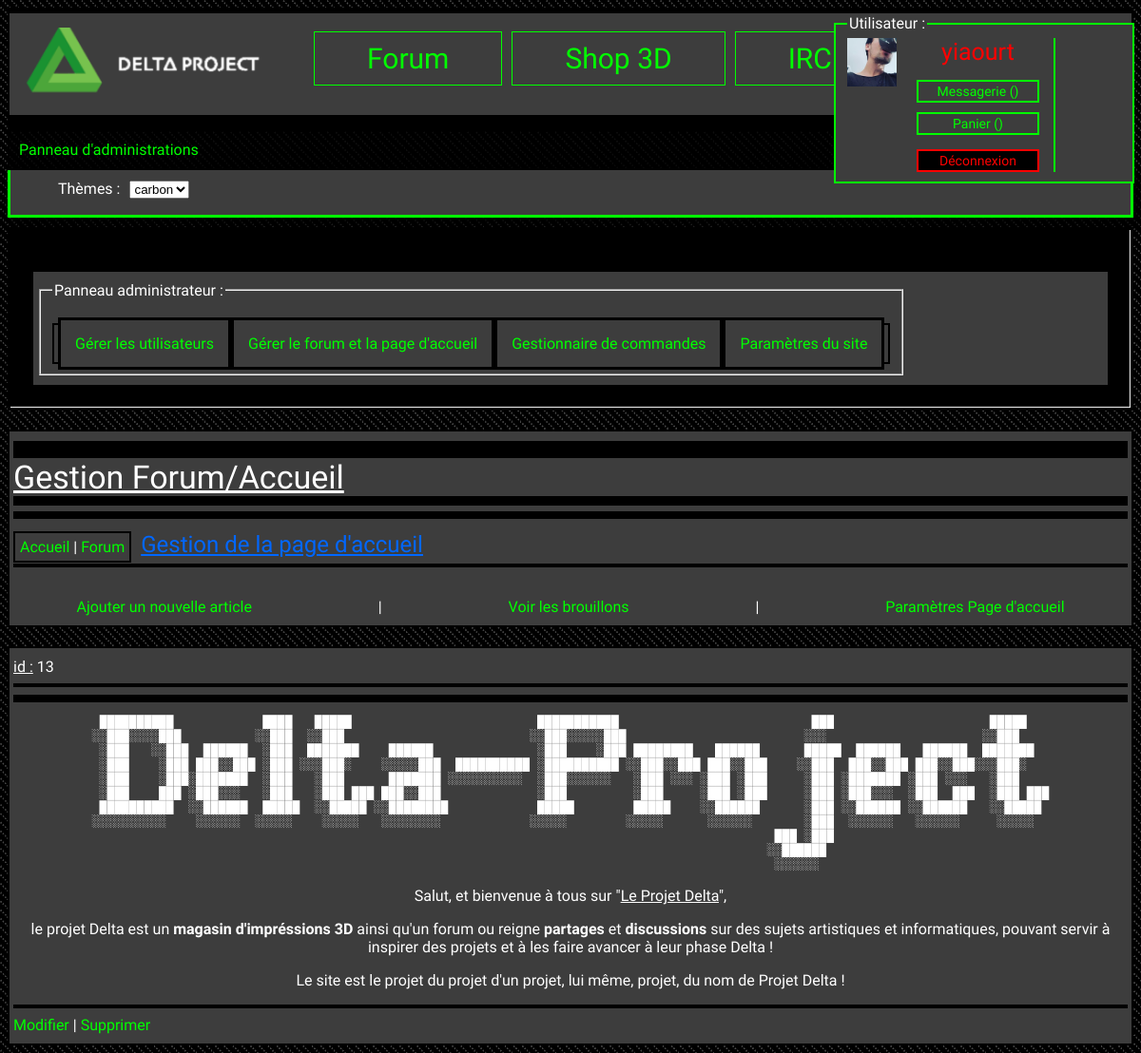
Page /panel_admin.php?menu=topic&mod=home (signed in) on the committed database.
### tables this page shows
CREATE TABLE `home` (
  `id` int(11) NOT NULL AUTO_INCREMENT,
  `contenu` longtext NOT NULL,
  PRIMARY KEY (`id`)
);

### admin/class/admin_home_gestion.php (the view, shortened to what this page needs)
<?php class home_gestion{
	public function afficheHome(){
		$bdd = connectSql();
		echo "<div class='titleblue'>Gestion de la page d'accueil</div><div id='border2'></div><br/>";
		echo '<div class="topiccontent">';
		echo "<a href=panel_admin.php?menu=topic&mod=home_new>Ajouter un nouvelle article</a>
			|<a href=panel_admin.php?menu=topic&mod=home_preview>Voir les brouillons</a>
			|<a href=>Paramètres Page d'accueil</a>";
		echo '</div>';
		echo '</div>';
		$req = $bdd->query('SELECT * FROM home');
		while($sql = $req->fetch()){
			echo '<div id="menumarg">';
			echo '<u>id :</u> '.$sql['id'].'<hr width=\"100%\" size=\"1\" />';
			echo '<div id="bordernomarg"></div>';
			echo $sql['contenu'];
			echo '<hr width=\"100%\" size=\"1\" /><a href=panel_admin.php?menu=topic&mod=mod&id='.$sql['id'].'>Modifier</a>
				| <a href=panel_admin.php?menu=topic&mod=delete&id='.$sql['id'].'>Supprimer</a> ';
			echo '</div>';
		}
	}
}
?>

### themes/carbon.css (style rules this page uses)
body { font-family: 'Cantarell', sans-serif; background-color: white; background-image: url(../img/carbon.jpg); background-repeat: repeat; }
hr { padding:2px; background-color: black; border: 0; }
a { text-decoration: none; color: #00ff00; }
#border2 { margin-top: 6px; margin-bottom: 13px; border: 2px black solid; }
#bordernomarg { border: 4px black solid; }
#menumarg { color: white; width: auto; display: block; background-color: #3d3d3d; margin-top: 20px; padding-top: 10px; padding-right: 4px; padding-bottom:10px; padding-left: 4px; border: 2px black solid; }
#center { color: white; text-align: center; }
.topiccontent { display: flex; flex-direction: row; justify-content: space-around; }
.titleblue { margin-left: 10px; text-decoration: underline; font-size: 24px; cursor: default; color: #0067ff; }
img { width: 90%; }

### rows in the picture
home: id "13", contenu "██████████ ████ █████ ███████████ ███ █████ ░░███░░░░███ ░░███ ░░███ ░░███░░░░░███ ░░░ ░░███ ░███ ░░███ ██████ ░███ ███████ ██████ ░███ ░███ ████████ ██████ █████ ██████ ██████ ███████ ░███ ░███ ███░░███ ░███ ░░░███░ ░░░░░███ ██████████ ░██████████ ░░███░░███ ███░░███ ░░███ ███░░███ ███░░███░░░███░ ░███ ░███░███████ ░███ ░███ ███████ ░░░░░░░░░░ ░███░░░░░░ ░███ ░░░ ░███ ░███ ░███ ░███████ ░███ ░░░ ░███ ░███ ███ ░███░░░ ░███ ░███ ███ ███░░███ ░███ ░███ ░███ ░███ ░███ ░███░░░ ░███ ███ ░███ ███ ██████████ ░░██████ █████ ░░█████ ░░████████ █████ █████ ░░██████ ░███ ░░██████ ░░██████ ░░█████ ░░░░░░░░░░ ░░░░░░ ░░░░░ ░░░░░ ░░░░░░░░ ░░░░░ ░░░░░ ░░░░░░ ░███ ░░░░░░ ░░░░░░ ░░░░░ ███ ░███ ░░██████…"
